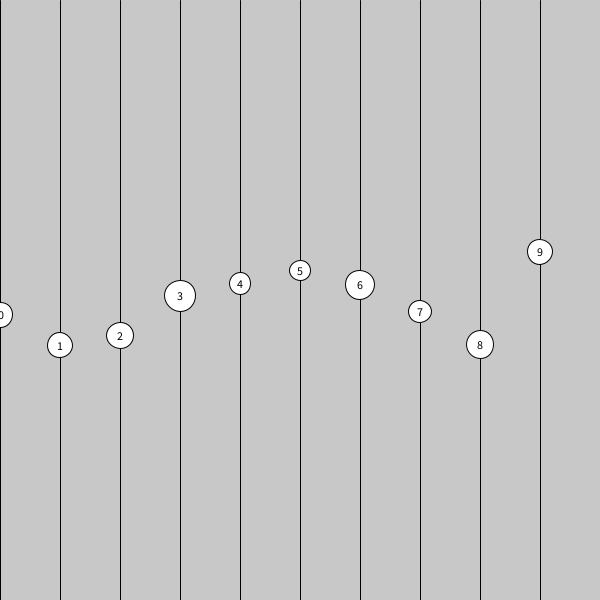
Frame 1 (no input)
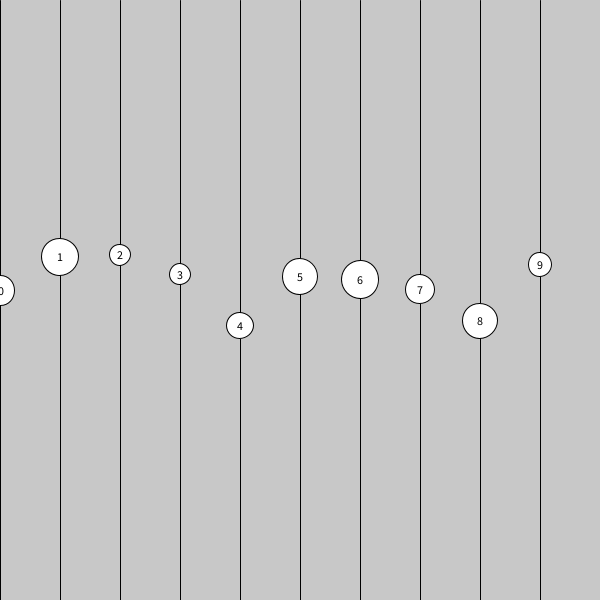
Frame 2 (the mouse pressed at the canvas centre, redrawn once)

The Processing sketch that drew these frames (run headless with seeded random() and noise(); the mouse was pressed at the canvas centre and the sketch redrawn once):

// Processing sketch: sketch_240618b
// ── sketch_240618b.pde
// Quedan 3 clases !!
// para terminar IPMI

void setup() {
  size( 600, 600 );
  frameRate( 1 );  // fines pedagogicos
  textAlign( CENTER, CENTER );
}

void draw() {
  background(200);

  // ( variable, limite, actualizacion )
  for ( int i = 0; i < 10; i++ ) {
    // repite en contenido entre llaves
    line( i*60, 0, i*60, height );
    fill( 255 );
    float py = random(250, 350); 
    circle( i*60, py, random(20, 40) );
    // visualizar los indices
    println( i + " / " + i*60 );
    fill( 0 );
    text( i, i*60, py );
  }
  
  noLoop();  // fines pedagogicos
}



/*
  i    i*60
  0    0
  1    60
  2    120
  3    180
  4    240
  5    300
  ...
  9    540
  


*/
